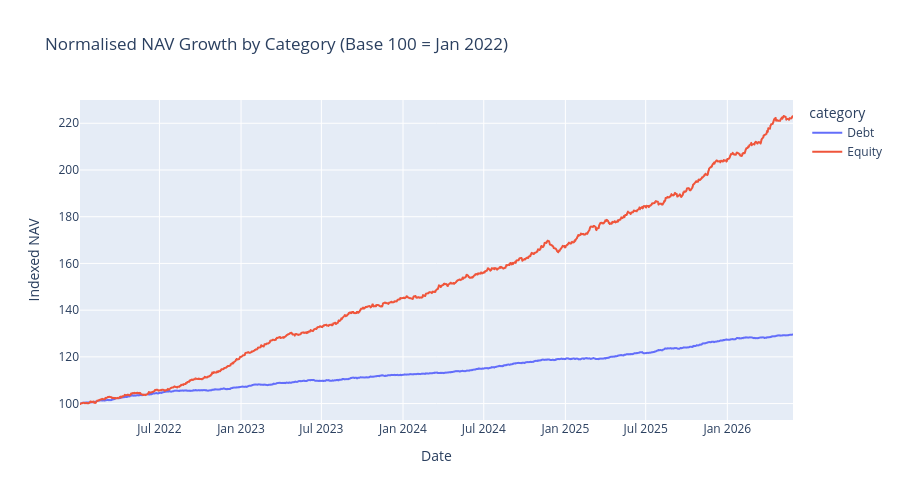

Notebook code for this chart:
### Markdown cell above
### Chart 12 — Normalised NAV growth (base 100) by category

### Code cell
nav_cat = nav.merge(fund_master[["amfi_code", "category"]], on="amfi_code", how="left")
first = nav_cat.sort_values("nav_date").groupby("amfi_code")["nav"].transform("first")
nav_cat["indexed"] = nav_cat["nav"] / first * 100

cat_curve = nav_cat.groupby(["nav_date", "category"])["indexed"].mean().reset_index()

fig = px.line(cat_curve, x="nav_date", y="indexed", color="category",
              title="Normalised NAV Growth by Category (Base 100 = Jan 2022)")
fig.update_layout(height=500, xaxis_title="Date", yaxis_title="Indexed NAV")
fig.show()
fig.write_image(f"{CHARTS}/12_normalised_nav_by_category.png")

### Figure 1 — Plotly figure (JSON) as saved in the notebook; plotly's stock layout.template omitted (floating-point values rounded to 4 significant figures; data arrays with more than 128 entries replaced by an {"elided": "..."} marker saying what was removed)
{"data": [{"hovertemplate": "category=Debt<br>nav_date=%{x}<br>indexed=%{y}<extra></extra>", "legendgroup": "Debt", "line": {"color": "#636efa", "dash": "solid"}, "marker": {"symbol": "circle"}, "mode": "lines", "name": "Debt", "showlegend": true, "type": "scattergl", "x": {"elided": "1150 str values"}, "xaxis": "x", "y": {"elided": "1150 float values"}, "yaxis": "y"}, {"hovertemplate": "category=Equity<br>nav_date=%{x}<br>indexed=%{y}<extra></extra>", "legendgroup": "Equity", "line": {"color": "#EF553B", "dash": "solid"}, "marker": {"symbol": "circle"}, "mode": "lines", "name": "Equity", "showlegend": true, "type": "scattergl", "x": {"elided": "1150 str values"}, "xaxis": "x", "y": {"elided": "1150 float values"}, "yaxis": "y"}], "layout": {"height": 500, "legend": {"title": {"text": "category"}, "tracegroupgap": 0}, "title": {"text": "Normalised NAV Growth by Category (Base 100 = Jan 2022)"}, "xaxis": {"anchor": "y", "domain": [0.0, 1.0], "title": {"text": "Date"}}, "yaxis": {"anchor": "x", "domain": [0.0, 1.0], "title": {"text": "Indexed NAV"}}}}
